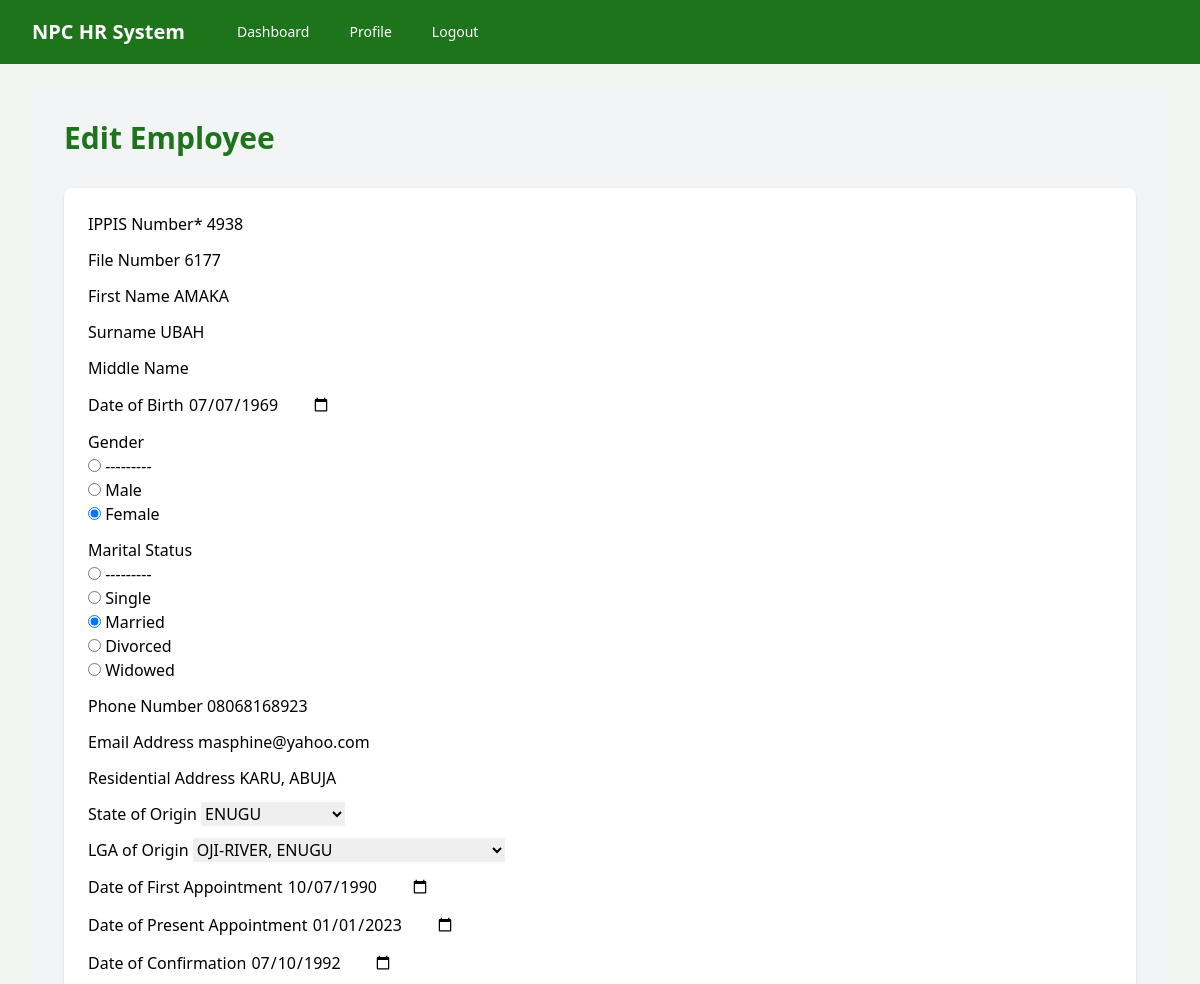
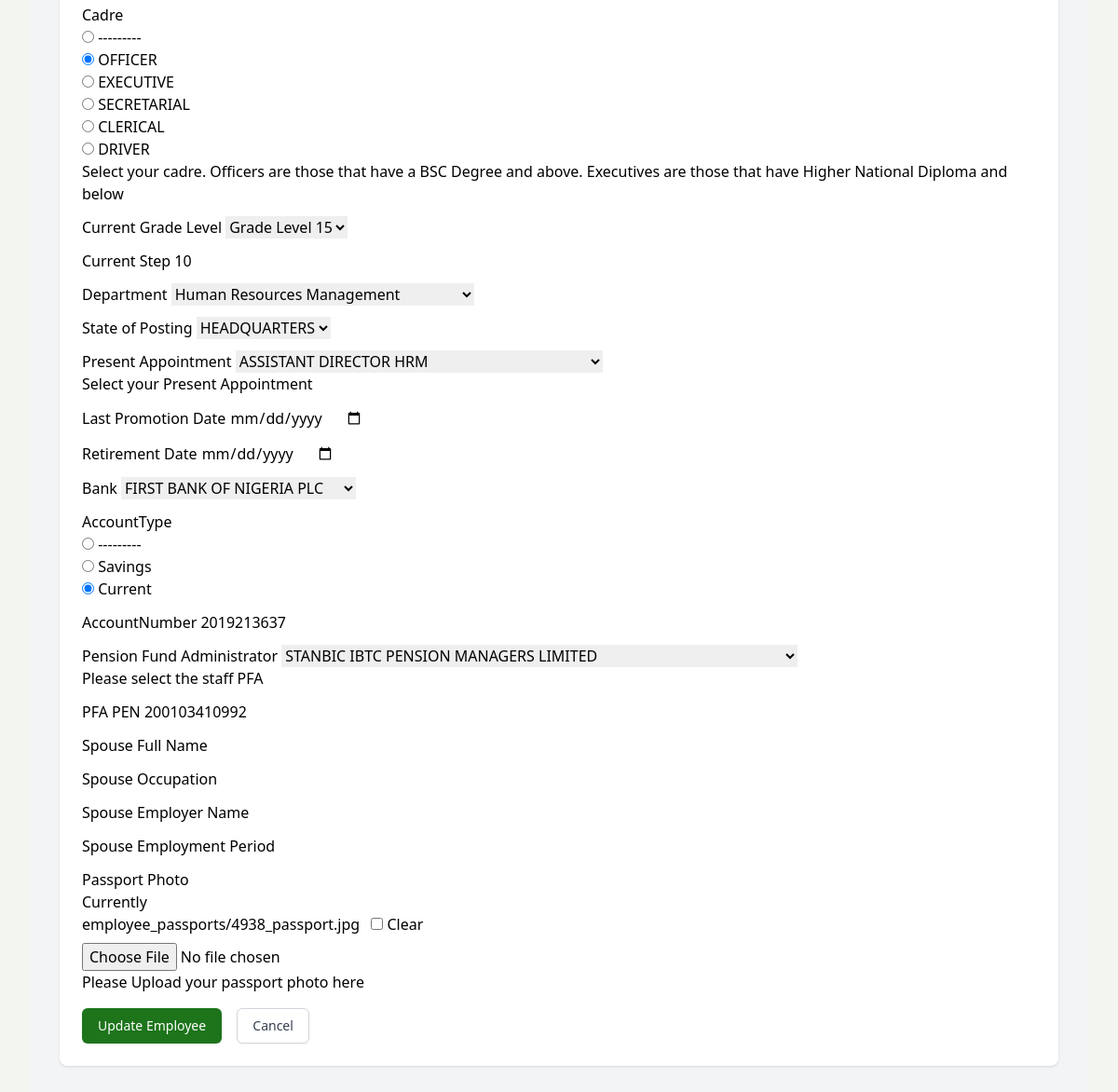
/employees/14/edit/ (signed in), run on the app's committed database (2 pictures, top to bottom).
### hr_app/models.py (models this page shows, shortened)
class Employee(models.Model):
    GENDER_CHOICES = [('M', 'Male'), ('F', 'Female')]
    MARITAL_STATUS_CHOICES = [
        ('S', 'Single'),
        ('M', 'Married'),
        ('D', 'Divorced'),
        ('W', 'Widowed'),
    ]
    CADRE_CHOICES = [
        ('O', 'OFFICER'),
        ('E', 'EXECUTIVE'),
        ('S', 'SECRETARIAL'),
        ('C', 'CLERICAL'),
        ('D', 'DRIVER'),
    ]
    ACCOUNT_TYPES = [
        ('S', 'Savings'),
        ('C', 'Current'),
    ]
    NOK_RELATIONSHIP_CHOICES = [
        ('SPOUSE', 'Spouse'),
        ('CHILD', 'Child'),
        ('PARENT', 'Parent'),
        ('SIBLING', 'Sibling'),
        ('OTHER', 'Other'),
    ]
    ippisNumber = models.CharField(
        max_length=8, unique=True, verbose_name="IPPIS Number")
    fileNumber = models.CharField(
        max_length=7, unique=False, blank=True, null=True, verbose_name="File Number")
    nin = models.CharField(max_length=11, unique=True, blank=True,
                           null=True, verbose_name="National Identification Number")
    firstName = models.CharField(
        max_length=50, blank=True, verbose_name="First Name")
    lastName = models.CharField(
        max_length=50, blank=True, verbose_name="Surname")
    middleName = models.CharField(
        max_length=50, blank=True, verbose_name="Middle Name")
    dateOfBirth = models.DateField(
        null=True, blank=True, verbose_name="Date of Birth")
    gender = models.CharField(
        max_length=1, choices=GENDER_CHOICES, blank=True, verbose_name="Gender")
    maritalStatus = models.CharField(
        max_length=1, choices=MARITAL_STATUS_CHOICES, blank=True, verbose_name="Marital Status")
    phoneNumber =  models.CharField(max_length=11, validators=[RegexValidator(
        r'^(080|081|090|091|070)\d{8}$')], blank=True, null=True, verbose_name="Phone Number")
    emailAddress = models.EmailField(
        unique=True, blank=True, null=True, verbose_name="Email Address")
    residentialAddress = models.CharField(max_length=150,
                                          blank=True, verbose_name="Residential Address")
    stateOfOrigin = models.ForeignKey('State', on_delete=models.PROTECT,
                                      related_name='employeesOrigin', null=True, blank=True, verbose_name="State of Origin")
    lgaOfOrigin = models.ForeignKey('LGA', on_delete=models.PROTECT,
                                    related_name='employeesOrigin', null=True, blank=True, verbose_name="LGA of Origin")
    dateOfFirstAppointment = models.DateField(
        null=True, blank=True, verbose_name="Date of First Appointment")
    dateOfPresentAppointment = models.DateField(
        null=True, blank=True, verbose_name="Date of Present Appointment")
    dateOfConfirmation = models.DateField(
        null=True, blank=True, verbose_name="Date of Confirmation")
    cadre = models.CharField(max_length=1, choices=CADRE_CHOICES, null=True, blank=True, verbose_name="Cadre",
                             help_text="Select your cadre. Officers are those that have a BSC Degree and above. Executives are those that have Higher National Diploma and below")
    currentGradeLevel = models.ForeignKey(
        'GradeLevel', on_delete=models.PROTECT, null=True, blank=True, verbose_name="Current Grade Level")
    currentStep = models.PositiveIntegerField(
        null=True, blank=True, verbose_name="Current Step")
    department = models.ForeignKey(
        'Department', on_delete=models.PROTECT, null=True, blank=True, verbose_name="Department")
    division = models.ForeignKey(
        'Division', on_delete=models.PROTECT, null=True, blank=True, verbose_name="Division")
    passport = models.ImageField(
        upload_to='employee_passports/', null=True, blank=True, verbose_name="Passport Photo",
        help_text="Please Upload your passport photo here")
    stateOfPosting = models.ForeignKey('State', on_delete=models.PROTECT,
                                       related_name='employeesPosting', null=True, blank=True, verbose_name="State of Posting")
    station = models.ForeignKey(
        'LGA', on_delete=models.PROTECT, null=True, blank=True, related_name='employeesLgaPosting', verbose_name="Station")
    presentAppointment = models.ForeignKey('OfficialAppointment', on_delete=models.PROTECT, null=True,
                                           blank=True, verbose_name="Present Appointment", help_text="Select your Present Appointment")
    lastPromotionDate = models.DateField(
        null=True, blank=True, verbose_name="Last Promotion Date")
    retirementDate = models.DateField(
        null=True, blank=True, verbose_name="Retirement Date")
    isOnLeave = models.BooleanField(default=False, verbose_name="Is On Leave")
    isUnderDisciplinaryAction = models.BooleanField(
        default=False, verbose_name="Under Disciplinary Action")
    bank = models.ForeignKey(
        'Bank', on_delete=models.PROTECT, blank=True, null=True)
    accountType = models.CharField(
        max_length=1, choices=ACCOUNT_TYPES, blank=True, null=True)
    accountNumber = models.CharField(max_length=10, validators=[
                                     RegexValidator(r'^\d{10}$')], blank=True, null=True)
    pfa = models.ForeignKey(
        'PFA', on_delete=models.PROTECT, null=True, blank=True, verbose_name='Pension Fund Administrator',
        help_text='Please select the staff PFA')
    pfaNumber = models.CharField(max_length=12, blank=True, validators=[
                                 RegexValidator(r'^\d{12}$')], verbose_name="PFA PEN")
    spouse_fullName = models.CharField(
        max_length=100, blank=True, null=True, verbose_name="Spouse Full Name")
    spouse_occupation = models.CharField(
        max_length=100, blank=True, null=True, verbose_name="Spouse Occupation")
    spouse_employerName = models.CharField(
        max_length=100, blank=True, null=True, verbose_name="Spouse Employer Name")
    spouse_employmentPeriod = models.CharField(
        max_length=50, blank=True, null=True, verbose_name="Spouse Employment Period")
    nok1_name = models.CharField(
        max_length=50, null=True, blank=True, verbose_name="Next of Kin 1 Name")
    nok1_relationship = models.CharField(
        max_length=50, choices=NOK_RELATIONSHIP_CHOICES, null=True, blank=True, verbose_name="Next of Kin 1 Relationship")
    nok1_address = models.CharField(
        max_length=100, null=True, blank=True, verbose_name="Next of Kin 1 Address")
    nok1_phoneNumber = models.CharField(
        max_length=15, null=True, blank=True, verbose_name="Next of Kin 1 Phone Number")
    nok2_name = models.CharField(
        max_length=50, null=True, blank=True, verbose_name='Next of Kin 2 Name')
    nok2_relationship = models.CharField(
        max_length=50, choices=NOK_RELATIONSHIP_CHOICES, null=True, blank=True,
        verbose_name='Next of Kin 2 Relationship')
    nok2_address = models.CharField(
        max_length=100, null=True, blank=True, verbose_name='Next of Kin 2 Address')
    nok2_phoneNumber = models.CharField(
        max_length=15, null=True, blank=True, verbose_name='Next of Kin 2 Phone Number')
    isTransferred = models.BooleanField(default=False)
    transferDate = models.DateField(null=True, blank=True, verbose_name='Date of Transfer')
    previousStateOfPosting = models.ForeignKey(
        'State', on_delete=models.SET_NULL, null=True, blank=True,
        related_name='previous_state_employees', verbose_name='State Transferred From')
    hasNameChanged = models.BooleanField(default=False)
    nameChangeDate = models.DateField(null=True, blank=True)
    previousLastName = models.CharField(max_length=100, blank=True, verbose_name='Requsted Surname')
    previousFirstName = models.CharField(max_length=100, blank=True, verbose_name='Requsted First Name')
    previousMiddleName = models.CharField(max_length=100, blank=True, verbose_name='Requsted Middle Name')
    createdAt = models.DateTimeField(
        auto_now_add=True, verbose_name="Created At")
    updatedAt = models.DateTimeField(auto_now=True, verbose_name="Updated At")
    updatedBy = models.ForeignKey(User, on_delete=models.SET_NULL, null=True,
                                  blank=True, related_name='employeeUpdates', verbose_name="Updated By")
    surname_ippis = models.CharField(
        max_length=50, blank=True, null=True, verbose_name="IPPIS Surname")
    firstName_ippis = models.CharField(
        max_length=50, blank=True, null=True, verbose_name="IPPIS First Name")
    middleName_ippis = models.CharField(
        max_length=50, blank=True, null=True, verbose_name="IPPIS Middle Name")
    dateOfBirth_ippis = models.DateField(
        blank=True, null=True, verbose_name="IPPIS Date of Birth")
    dateOfFirstAppointment_ippis = models.DateField(
        blank=True, null=True, verbose_name='IPPIS Date of First Appointment')
    isProfileUpdated = models.BooleanField(
        default=False, verbose_name="Profile Updated")
    profileUpdateDate = models.DateTimeField(
        null=True, blank=True, verbose_name="Profile Update Date")
    isPersonalInfoUpdated = models.BooleanField(default=False)
    isEmploymentInfoUpdated = models.BooleanField(default=False)
    isEducationInfoUpdated = models.BooleanField(default=False)
    financialInfoUpdated = models.BooleanField(default=False)
    isNextOfKinUpdated = models.BooleanField(default=False)
    isSpouseInfoUpdated = models.BooleanField(default=False)
    isPreviousEmploymentUpdated = models.BooleanField(default=False)
    ippisNumber_verified = models.BooleanField(default=False)
    fileNumber_verified = models.BooleanField(default=False)
    firstName_verified = models.BooleanField(default=False)
    lastName_verified = models.BooleanField(default=False)
    middleName_verified = models.BooleanField(default=False)
    dateOfBirth_verified = models.BooleanField(default=False)
    gender_verified = models.BooleanField(default=False)
    maritalStatus_verified = models.BooleanField(default=False)
    phoneNumber_verified = models.BooleanField(default=False)
    emailAddress_verified = models.BooleanField(default=False)
    residentialAddress_verified = models.BooleanField(default=False)
    stateOfOrigin_verified = models.BooleanField(default=False)
    lgaOfOrigin_verified = models.BooleanField(default=False)
    dateOfFirstAppointment_verified = models.BooleanField(default=False)
    dateOfPresentAppointment_verified = models.BooleanField(default=False)
    dateOfConfirmation_verified = models.BooleanField(default=False)
    cadre_verified = models.BooleanField(default=False)
    currentGradeLevel_verified = models.BooleanField(default=False)
    currentStep_verified = models.BooleanField(default=False)
    department_verified = models.BooleanField(default=False)
    stateOfPosting_verified = models.BooleanField(default=False)
    presentAppointment_verified = models.BooleanField(default=False)
    lastPromotionDate_verified = models.BooleanField(default=False)
    retirementDate_verified = models.BooleanField(default=False)
    isVerified = models.BooleanField(default=False)
    isFlagged = models.BooleanField(default=False)
    verifiedBy = models.ForeignKey(User, on_delete=models.SET_NULL, null=True,
                                   blank=True, related_name='employeeVerification', verbose_name="Verified By")
    verificationDate = models.DateTimeField(
        null=True, blank=True, verbose_name="Verification Date")
    verificationNotes = models.TextField(
        blank=True, verbose_name="Verification Notes")
    class Meta:
        ordering = ['lastName', 'firstName']
        verbose_name = "Employee"
        verbose_name_plural = "Employees"

### hr_app/views.py (the view)
# urls.py: path('employees/<int:employee_id>/edit/', views.employee_edit, name='employee_edit'),
@login_required
@user_passes_test(lambda u: is_authorized(u, ['DRUID_VIEWER', 'SUPER_ADMIN', 'HR_ADMIN']))
def employee_edit(request, employee_id):
    employee = get_object_or_404(Employee, id=employee_id)
    if request.method == 'POST':
        form = EmployeeForm(request.POST, instance=employee)
        if form.is_valid():
            form.save()
            messages.success(request, "Employee updated successfully.")
            return redirect('employee_detail', employee_id=employee.id)
    else:
        form = EmployeeForm(instance=employee)
    context = {
        'form': form,
        'action': 'Edit',
        'employee': employee,
    }
    return render(request, 'hr_app/employee_form.html', context)

### hr_app/models.py (called while the page is built)
    def __str__(self):
        return self.name

    def __str__(self):
        return f"{self.name}, {self.state.name}"

    def __str__(self):
        return self.name

    def __str__(self):
        return f"{self.name}"

    def __str__(self):
        return self.name

    def __str__(self):
        return self.name

    def __str__(self):
        return self.name

### hr_app/views.py (called while the page is built)
def is_authorized(user, roles):
    return user.is_authenticated and user.userprofile.role in roles

### hr_app/templates/hr_app/employee_form.html (shortened to what this page needs)
{% extends "base.html" %}
{% load crispy_forms_tags %}
{% block content %}
<div class="bg-gray-100 min-h-screen py-8">
    <div class="max-w-7xl mx-auto px-4 sm:px-6 lg:px-8">
        <h1 class="text-3xl font-bold text-primary mb-8">{% if form.instance.pk %}Edit{% else %}Create{% endif %} Employee</h1>
        <div class="bg-white shadow overflow-hidden sm:rounded-lg">
            <div class="px-4 py-5 sm:p-6">
                <form method="post">
                    {{ form|crispy }}
                    <div class="mt-4">
                        <button type="submit" class="inline-flex items-center px-4 py-2 border border-transparent text-sm font-medium rounded-md shadow-sm text-white bg-primary hover:bg-green-700 focus:outline-none focus:ring-2 focus:ring-offset-2 focus:ring-primary">
                            {% if form.instance.pk %}Update{% else %}Create{% endif %} Employee
                        </button>
                        <a href="{% url 'manage_employees' %}" class="ml-3 inline-flex items-center px-4 py-2 border border-gray-300 shadow-sm text-sm font-medium rounded-md text-gray-700 bg-white hover:bg-gray-50 focus:outline-none focus:ring-2 focus:ring-offset-2 focus:ring-primary">
                            Cancel
                        </a>
                    </div>
                </form>
            </div>
        </div>
    </div>
</div>
{% endblock %}

### data on the page
Employee: ippisNumber "4938", fileNumber "6177", firstName "AMAKA", lastName "UBAH", dateOfBirth "07/07/1969", gender "☐ --------- ☐ Male ☑ Female", maritalStatus "☐ --------- ☐ Single ☑ Married ☐ Divorced ☐ Widowed", phoneNumber "08068168923", emailAddress "masphine@yahoo.com", residentialAddress "KARU, ABUJA", stateOfOrigin "ENUGU", lgaOfOrigin "OJI-RIVER, ENUGU", dateOfFirstAppointment "10/07/1990", dateOfPresentAppointment "01/01/2023", dateOfConfirmation "07/10/1992", cadre "☐ --------- ☑ OFFICER ☐ EXECUTIVE ☐ SECRETARIAL ☐ CLERICAL ☐ DRIVER", currentGradeLevel "Grade Level 15", currentStep "10", department "Human Resources Management", stateOfPosting "HEADQUARTERS", presentAppointment "ASSISTANT DIRECTOR HRM", bank "FIRST BANK OF NIGERIA PLC", accountType "☐ --------- ☐ Savings ☑ Current", accountNumber "2019213637", pfa "STANBIC IBTC PENSION MANAGERS LIMITED", pfaNumber "200103410992"
